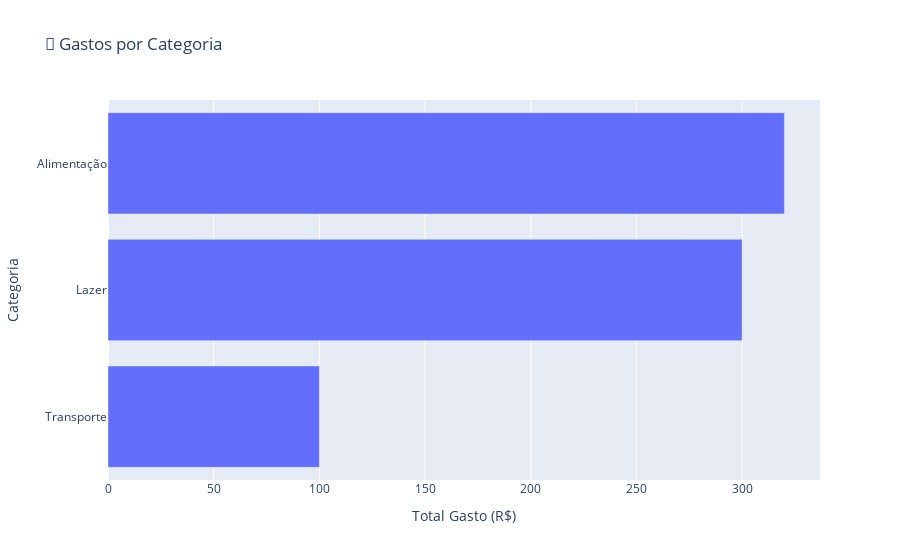

Here is the notebook cell this chart was saved with:
### Code cell
df = pd.DataFrame(movimentacoes)
df['Data'] = pd.to_datetime(df['Data'])
gastos = df[df['Tipo'] == 'Saque']
categoria_gastos = gastos.groupby('Categoria')['Valor'].sum().sort_values()

fig = px.bar(categoria_gastos, 
             x=categoria_gastos.values, 
             y=categoria_gastos.index, 
             orientation='h',
             title="💸 Gastos por Categoria", 
             labels={'x': 'Total Gasto (R$)', 'y': 'Categoria'})

fig.show()

### Figure 1 — Plotly figure (JSON) as saved in the notebook; plotly's stock layout.template omitted (floating-point values rounded to 4 significant figures)
{"data": [{"hovertemplate": "Total Gasto (R$)=%{x}<br>Categoria=%{y}<extra></extra>", "legendgroup": "", "marker": {"color": "#636efa", "pattern": {"shape": ""}}, "name": "", "orientation": "h", "showlegend": false, "textposition": "auto", "type": "bar", "x": [100.0, 300.0, 320.0], "xaxis": "x", "y": ["Transporte", "Lazer", "Alimentação"], "yaxis": "y"}], "layout": {"barmode": "relative", "legend": {"tracegroupgap": 0}, "title": {"text": "💸 Gastos por Categoria"}, "xaxis": {"anchor": "y", "domain": [0, 1], "title": {"text": "Total Gasto (R$)"}}, "yaxis": {"anchor": "x", "domain": [0, 1], "title": {"text": "Categoria"}}}}
